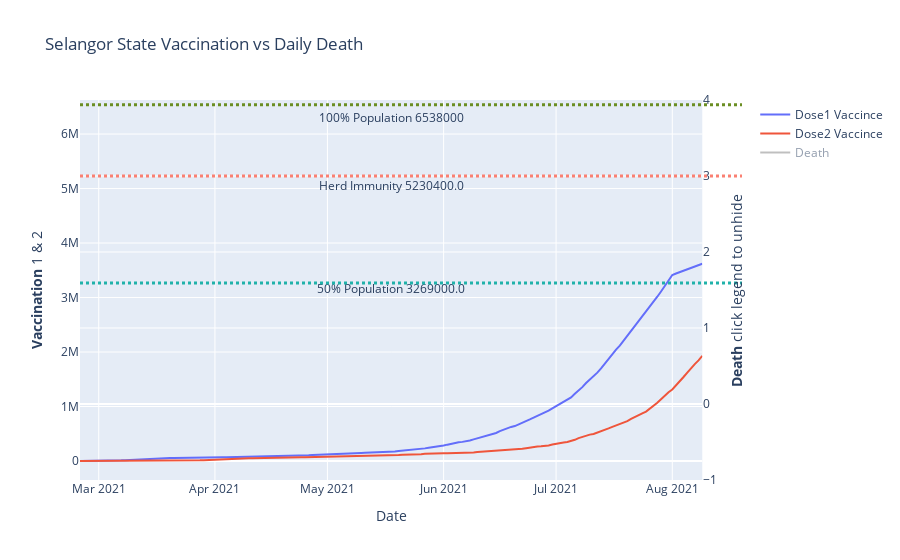

Write notebook code for a chart like this one.
### Code cell
fig_statex = make_subplots(specs=[[{"secondary_y": True}]])

# Add Dose 1 Vaccice traces for stateX
fig_statex.add_trace(
    go.Scatter(x=df_vaccstatex["date"], y=df_vaccstatex["dose1_cumul"], name="Dose1 Vaccince"),
    secondary_y=False,
)


# Add Dose 2 Vaccice traces for stateX
fig_statex.add_trace(
    go.Scatter(x=df_vaccstatex["date"], y=df_vaccstatex["dose2_cumul"], name="Dose2 Vaccince"),
    secondary_y=False,
)

# Add 100% stateX trace 
fig_statex.add_shape(
    type="line", line_color="olivedrab", line_width=3, opacity=1, line_dash="dot",
    x0=0, x1=1, xref="paper", y0=popstatex, y1=popstatex, yref="y",
    secondary_y=False,
)

fig_statex.add_trace(go.Scatter(
    x=[df_vaccstatex["date"].median()],
    y=[0.96*popstatex],
    text=f"100% Population {popstatex}",
    mode="text",
    name= "100% Population",
    showlegend=False,
))

# Add herd stateX trace 
fig_statex.add_shape(
    type="line", line_color="salmon", line_width=3, opacity=1, line_dash="dot",
    x0=0, x1=1, xref="paper", y0=herd_statex, y1=herd_statex, yref="y",
    secondary_y=False,
)

fig_statex.add_trace(go.Scatter(
    x=[df_vaccstatex["date"].median()],
    y=[0.96*herd_statex],
    text=f"Herd Immunity {herd_statex}",
    mode="text",
    name= "Herd Immunity",
    showlegend=False,
))

# Add 50% pop stateX trace
fig_statex.add_shape( # add a horizontal "target" line
    type="line", line_color="LightSeaGreen", line_width=3, opacity=1, line_dash="dot",
    x0=0, x1=1, xref="paper", y0=popstatex/2, y1=popstatex/2, yref="y",
    secondary_y=False,
)

fig_statex.add_trace(go.Scatter(
    x=[df_vaccstatex["date"].median()],
    y=[0.96*popstatex/2],
    text=f"50% Population {popstatex/2}",
    mode="text",
    name= "50% Population",
    showlegend=False,
))

# Add death stateX trace at another y axis, by default is hidden
fig_statex.add_trace(
    go.Scatter(x=df_deathmalaysia["date"], y=df_deathmalaysia["deaths_new"], name="Death", line_color="grey", visible = "legendonly"), #mode='markers', marker_color="grey", visible = "legendonly"), #, line_color="grey"), 
    secondary_y=True,
)

# Add figure title
fig_statex.update_layout(
    title_text=f"{x} State Vaccination vs Daily Death"
)

# Set x-axis title
fig_statex.update_xaxes(title_text="Date", 

)

# Set y-axes titles
fig_statex.update_yaxes(title_text="<b>Vaccination</b> 1 & 2", secondary_y=False)
fig_statex.update_yaxes(title_text="<b>Death</b> click legend to unhide", secondary_y=True)

# Visualize and export to HTML (if required)
fig_statex.show()
fig_statex.write_html(f"State {x} VaccinationvsDeath.html")

### Figure 1 — Plotly figure (JSON) as saved in the notebook; plotly's stock layout.template omitted (floating-point values rounded to 4 significant figures; data arrays with more than 128 entries replaced by an {"elided": "..."} marker saying what was removed)
{"data": [{"name": "Dose1 Vaccince", "type": "scatter", "x": {"elided": "167 str values"}, "xaxis": "x", "y": {"elided": "167 int values"}, "yaxis": "y"}, {"name": "Dose2 Vaccince", "type": "scatter", "x": {"elided": "167 str values"}, "xaxis": "x", "y": {"elided": "167 int values"}, "yaxis": "y"}, {"mode": "text", "name": "100% Population", "showlegend": false, "text": "100% Population 6538000", "type": "scatter", "x": ["2021-05-18T00:00:00"], "y": [6276480]}, {"mode": "text", "name": "Herd Immunity", "showlegend": false, "text": "Herd Immunity 5230400.0", "type": "scatter", "x": ["2021-05-18T00:00:00"], "y": [5021184]}, {"mode": "text", "name": "50% Population", "showlegend": false, "text": "50% Population 3269000.0", "type": "scatter", "x": ["2021-05-18T00:00:00"], "y": [3138240]}, {"line": {"color": "grey"}, "name": "Death", "type": "scatter", "visible": "legendonly", "x": {"elided": "511 str values"}, "xaxis": "x", "y": {"elided": "511 int values"}, "yaxis": "y2"}], "layout": {"shapes": [{"line": {"color": "olivedrab", "dash": "dot", "width": 3}, "opacity": 1, "type": "line", "x0": 0, "x1": 1, "xref": "paper", "y0": 6538000, "y1": 6538000, "yref": "y"}, {"line": {"color": "salmon", "dash": "dot", "width": 3}, "opacity": 1, "type": "line", "x0": 0, "x1": 1, "xref": "paper", "y0": 5230400, "y1": 5230400, "yref": "y"}, {"line": {"color": "LightSeaGreen", "dash": "dot", "width": 3}, "opacity": 1, "type": "line", "x0": 0, "x1": 1, "xref": "paper", "y0": 3269000, "y1": 3269000, "yref": "y"}], "title": {"text": "Selangor State Vaccination vs Daily Death"}, "xaxis": {"anchor": "y", "domain": [0, 0.94], "title": {"text": "Date"}}, "yaxis": {"anchor": "x", "domain": [0, 1], "title": {"text": "<b>Vaccination</b> 1 & 2"}}, "yaxis2": {"anchor": "x", "overlaying": "y", "side": "right", "title": {"text": "<b>Death</b> click legend to unhide"}}}}
